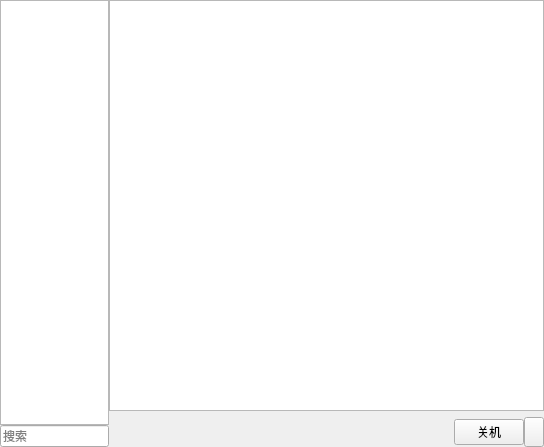
<?xml version="1.0" encoding="UTF-8"?>
<ui version="4.0">
 <class>MainWindow</class>
 <widget class="QMainWindow" name="MainWindow">
  <property name="geometry">
   <rect>
    <x>0</x>
    <y>0</y>
    <width>544</width>
    <height>447</height>
   </rect>
  </property>
  <property name="windowTitle">
   <string>开始菜单</string>
  </property>
  <property name="windowIcon">
   <iconset resource="file.qrc">
    <normaloff>:/icon.png</normaloff>:/icon.png</iconset>
  </property>
  <widget class="QWidget" name="centralWidget">
   <layout class="QVBoxLayout" name="verticalLayout_3">
    <property name="spacing">
     <number>0</number>
    </property>
    <property name="leftMargin">
     <number>0</number>
    </property>
    <property name="topMargin">
     <number>0</number>
    </property>
    <property name="rightMargin">
     <number>0</number>
    </property>
    <property name="bottomMargin">
     <number>0</number>
    </property>
    <item>
     <layout class="QHBoxLayout" name="horizontalLayout_2" stretch="1,4">
      <property name="spacing">
       <number>0</number>
      </property>
      <item>
       <layout class="QVBoxLayout" name="verticalLayout">
        <property name="spacing">
         <number>0</number>
        </property>
        <item>
         <widget class="QListWidget" name="listWidget_kind">
          <property name="font">
           <font>
            <pointsize>12</pointsize>
           </font>
          </property>
          <property name="focusPolicy">
           <enum>Qt::NoFocus</enum>
          </property>
         </widget>
        </item>
        <item>
         <widget class="QLineEdit" name="lineEditSearch">
          <property name="focusPolicy">
           <enum>Qt::StrongFocus</enum>
          </property>
          <property name="text">
           <string/>
          </property>
          <property name="placeholderText">
           <string>搜索</string>
          </property>
         </widget>
        </item>
       </layout>
      </item>
      <item>
       <layout class="QVBoxLayout" name="verticalLayout_2">
        <item>
         <widget class="QListWidget" name="listWidget">
          <property name="mouseTracking">
           <bool>true</bool>
          </property>
          <property name="contextMenuPolicy">
           <enum>Qt::CustomContextMenu</enum>
          </property>
          <property name="iconSize">
           <size>
            <width>60</width>
            <height>60</height>
           </size>
          </property>
          <property name="gridSize">
           <size>
            <width>100</width>
            <height>100</height>
           </size>
          </property>
          <property name="viewMode">
           <enum>QListView::IconMode</enum>
          </property>
         </widget>
        </item>
        <item>
         <layout class="QHBoxLayout" name="horizontalLayout" stretch="0,0,0">
          <property name="spacing">
           <number>0</number>
          </property>
          <property name="sizeConstraint">
           <enum>QLayout::SetDefaultConstraint</enum>
          </property>
          <item>
           <spacer name="horizontalSpacer">
            <property name="orientation">
             <enum>Qt::Horizontal</enum>
            </property>
            <property name="sizeHint" stdset="0">
             <size>
              <width>40</width>
              <height>20</height>
             </size>
            </property>
           </spacer>
          </item>
          <item>
           <widget class="QPushButton" name="pushButtonShutdown">
            <property name="sizePolicy">
             <sizepolicy hsizetype="Fixed" vsizetype="Fixed">
              <horstretch>0</horstretch>
              <verstretch>0</verstretch>
             </sizepolicy>
            </property>
            <property name="minimumSize">
             <size>
              <width>0</width>
              <height>0</height>
             </size>
            </property>
            <property name="maximumSize">
             <size>
              <width>70</width>
              <height>16777215</height>
             </size>
            </property>
            <property name="focusPolicy">
             <enum>Qt::NoFocus</enum>
            </property>
            <property name="text">
             <string>关机</string>
            </property>
           </widget>
          </item>
          <item>
           <widget class="QPushButton" name="pushButtonMenu">
            <property name="sizePolicy">
             <sizepolicy hsizetype="Expanding" vsizetype="Fixed">
              <horstretch>0</horstretch>
              <verstretch>0</verstretch>
             </sizepolicy>
            </property>
            <property name="minimumSize">
             <size>
              <width>0</width>
              <height>0</height>
             </size>
            </property>
            <property name="maximumSize">
             <size>
              <width>20</width>
              <height>16777215</height>
             </size>
            </property>
            <property name="font">
             <font>
              <family>AR PL UMing CN</family>
              <pointsize>11</pointsize>
             </font>
            </property>
            <property name="focusPolicy">
             <enum>Qt::NoFocus</enum>
            </property>
            <property name="text">
             <string/>
            </property>
           </widget>
          </item>
         </layout>
        </item>
       </layout>
      </item>
     </layout>
    </item>
   </layout>
  </widget>
 </widget>
 <layoutdefault spacing="6" margin="11"/>
 <resources>
  <include location="file.qrc"/>
 </resources>
 <connections/>
</ui>
